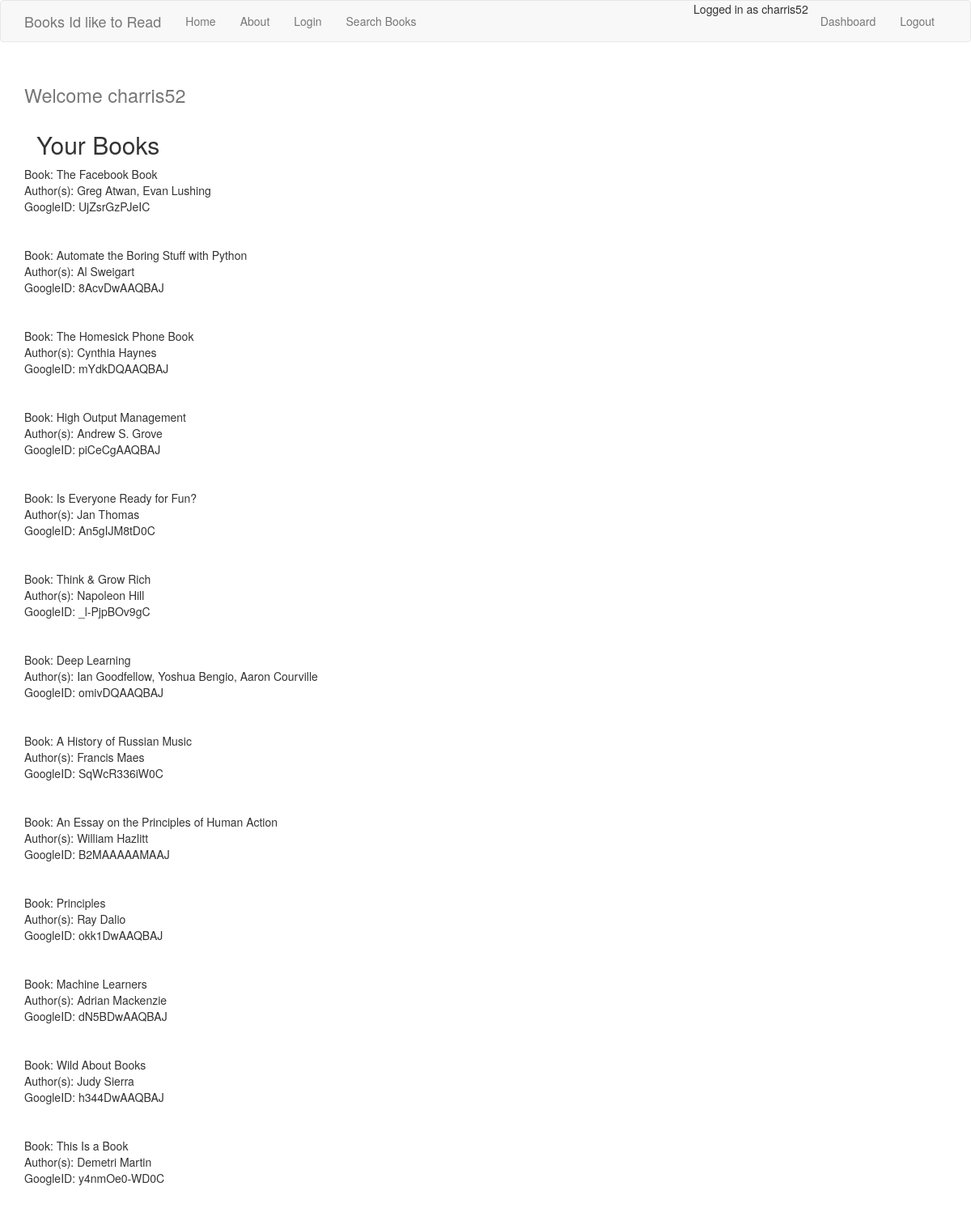
The app's page /dashboard (signed in) with its own data.
### tables this page shows
CREATE TABLE books (id INT, username TEXT, email TEXT, book Text, authors TEXT, googleID TEXT);

### backend.py (the view)
@app.route("/dashboard")
def dashboard():
    books = BooksDB().create_json(session['username'])
    return render_template('dashboard.html', session=session, books=books)

### backend.py (called while the page is built)
    def create_json(self, username):
        conn=sqlite3.connect('users.db')
        cur=conn.cursor()
        jfile = cur.execute('SELECT book, authors, googleID FROM books WHERE username=?', (username,)).fetchall()
        books = dict(total=0, items=list())
        for book, authors, googleID in jfile:
            books['items'].append(dict(book=book,authors=authors, googleID=googleID))
            books['total'] +=1
        return books

### templates/dashboard.html
<!doctype html>
{% extends 'layout.html' %}
{% block body %}
  <h1> <small> Welcome {{ session.username }} </small> </h1>
  <div class='container'>
    <h2>Your Books</h2>
  </div>
  {% for item in books['items'] %}
  <div>
    <div>Book: {{item['book']}}</div>
    <div>Author(s): {{item.authors}}</div>
    <div>GoogleID: {{item.googleID}}</div>
  </div><br><br>
  {% endfor %}
{% endblock %}

### templates/layout.html (shortened to what this page needs)
<html>
  <head>
    <link rel='stylesheet' href="https://maxcdn.bootstrapcdn.com/bootstrap/3.3.7/css/bootstrap.min.css">
  </head>
  <body>
    {% include 'includes/_navbar.html' %}
    <div class='container'>
      {% block body %}{% endblock %}
    </div>
  </body>
</html>

### templates/includes/_navbar.html (shortened to what this page needs)
<nav class="navbar navbar-default">
      <div class="container">
        <div class="navbar-header">
          <a href="/" class="navbar-brand">Books Id like to Read</a>
        </div>
        <div id="navbar" class="collapse navbar-collapse">
          <ul class="nav navbar-nav navbar-left">
            <li><a href="/">Home</a></li>
            <li><a href="/about">About</a></li>
            <li><a href='/login'>Login</a></li>
            <li><a href='/search'>Search Books</a></li>
          </ul>
          <ul class="nav navbar-nav navbar-right">
              {% if session.logged_in %}
              <li>Logged in as {{session.username}}</>
              <li><a href="/dashboard">Dashboard</a></li>
              <li><a href="/logout">Logout</a></li>
              {% else %}
              <li><a href="/register">Register</a></li>
              {% endif %}
          </ul>
        </div>
      </div>
</nav>

### records on screen
books: book "The Facebook Book", authors "Greg Atwan, Evan Lushing", googleID "UjZsrGzPJeIC"
books: book "Automate the Boring Stuff with Python", authors "Al Sweigart", googleID "8AcvDwAAQBAJ"
books: book "The Homesick Phone Book", authors "Cynthia Haynes", googleID "mYdkDQAAQBAJ"
books: book "High Output Management", authors "Andrew S. Grove", googleID "piCeCgAAQBAJ"
books: book "Is Everyone Ready for Fun?", authors "Jan Thomas", googleID "An5gIJM8tD0C"
books: book "Think & Grow Rich", authors "Napoleon Hill", googleID "_l-PjpBOv9gC"
books: book "Deep Learning", authors "Ian Goodfellow, Yoshua Bengio, Aaron Courville", googleID "omivDQAAQBAJ"
books: book "A History of Russian Music", authors "Francis Maes", googleID "SqWcR336iW0C"
books: book "An Essay on the Principles of Human Action", authors "William Hazlitt", googleID "B2MAAAAAMAAJ"
books: book "Principles", authors "Ray Dalio", googleID "okk1DwAAQBAJ"
books: book "Machine Learners", authors "Adrian Mackenzie", googleID "dN5BDwAAQBAJ"
books: book "Wild About Books", authors "Judy Sierra", googleID "h344DwAAQBAJ"
books: book "This Is a Book", authors "Demetri Martin", googleID "y4nmOe0-WD0C"

### other values on screen
{{ session.username }} "charris52"
